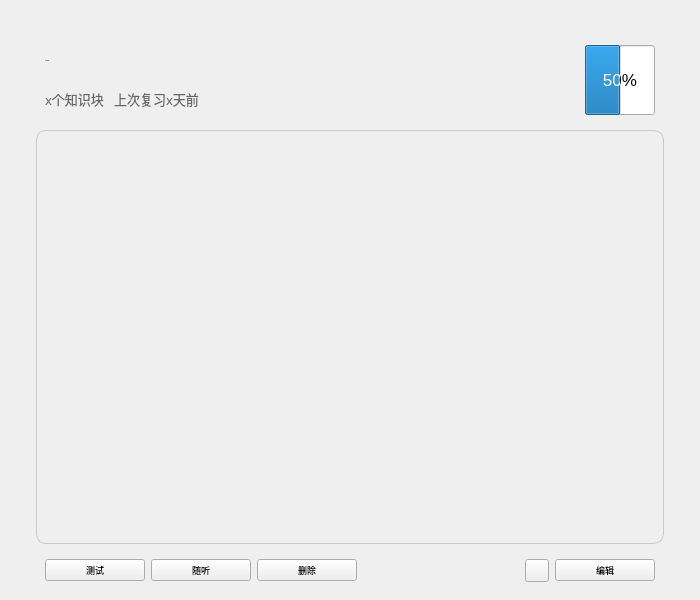
<?xml version="1.0" encoding="UTF-8"?>
<ui version="4.0">
 <class>PageKnowledgeReview</class>
 <widget class="QWidget" name="PageKnowledgeReview">
  <property name="geometry">
   <rect>
    <x>0</x>
    <y>0</y>
    <width>700</width>
    <height>600</height>
   </rect>
  </property>
  <property name="font">
   <font>
    <pointsize>7</pointsize>
   </font>
  </property>
  <property name="windowTitle">
   <string>Form</string>
  </property>
  <layout class="QVBoxLayout" name="verticalLayout">
   <property name="leftMargin">
    <number>36</number>
   </property>
   <property name="topMargin">
    <number>36</number>
   </property>
   <property name="rightMargin">
    <number>36</number>
   </property>
   <property name="bottomMargin">
    <number>9</number>
   </property>
   <item>
    <widget class="QWidget" name="TopWidget" native="true">
     <property name="font">
      <font>
       <pointsize>1</pointsize>
      </font>
     </property>
     <layout class="QHBoxLayout" name="horizontalLayout">
      <item>
       <widget class="QWidget" name="TitleWidget" native="true">
        <layout class="QVBoxLayout" name="verticalLayout_2">
         <property name="leftMargin">
          <number>0</number>
         </property>
         <property name="topMargin">
          <number>0</number>
         </property>
         <property name="rightMargin">
          <number>0</number>
         </property>
         <property name="bottomMargin">
          <number>0</number>
         </property>
         <item>
          <widget class="TitleLabel" name="knowledgeTitle">
           <property name="text">
            <string>Title label</string>
           </property>
          </widget>
         </item>
         <item>
          <widget class="BodyLabel" name="knowledgeInfoTitle">
           <property name="font">
            <font>
             <family>微软雅黑</family>
             <pointsize>10</pointsize>
             <bold>false</bold>
            </font>
           </property>
           <property name="styleSheet">
            <string notr="true">color: #666666;</string>
           </property>
           <property name="text">
            <string>x个知识块   上次复习x天前</string>
           </property>
          </widget>
         </item>
        </layout>
       </widget>
      </item>
      <item>
       <widget class="ProgressRing" name="masteryRing">
        <property name="sizePolicy">
         <sizepolicy hsizetype="Fixed" vsizetype="Preferred">
          <horstretch>0</horstretch>
          <verstretch>0</verstretch>
         </sizepolicy>
        </property>
        <property name="minimumSize">
         <size>
          <width>70</width>
          <height>70</height>
         </size>
        </property>
        <property name="maximumSize">
         <size>
          <width>70</width>
          <height>70</height>
         </size>
        </property>
        <property name="font">
         <font>
          <family>Segoe UI</family>
          <pointsize>13</pointsize>
          <bold>false</bold>
         </font>
        </property>
        <property name="value">
         <number>50</number>
        </property>
        <property name="textVisible">
         <bool>true</bool>
        </property>
        <property name="orientation">
         <enum>Qt::Horizontal</enum>
        </property>
        <property name="invertedAppearance">
         <bool>false</bool>
        </property>
        <property name="textDirection">
         <enum>QProgressBar::TopToBottom</enum>
        </property>
        <property name="format">
         <string>%p%</string>
        </property>
        <property name="useAni">
         <bool>true</bool>
        </property>
        <property name="val">
         <double>50.000000000000000</double>
        </property>
       </widget>
      </item>
     </layout>
    </widget>
   </item>
   <item>
    <widget class="SingleDirectionScrollArea" name="SingleDirectionScrollArea">
     <property name="styleSheet">
      <string notr="true">border:1px solid rgba(120,120,120,80);border-radius:10px;background: rgba(0,0,0,0)</string>
     </property>
     <property name="widgetResizable">
      <bool>true</bool>
     </property>
     <widget class="QWidget" name="scrollAreaWidgetContents">
      <property name="geometry">
       <rect>
        <x>0</x>
        <y>0</y>
        <width>626</width>
        <height>403</height>
       </rect>
      </property>
      <property name="styleSheet">
       <string notr="true">border:0;background: rgba(0,0,0,0)</string>
      </property>
      <layout class="QHBoxLayout" name="horizontalLayout_3">
       <property name="leftMargin">
        <number>0</number>
       </property>
       <property name="topMargin">
        <number>0</number>
       </property>
       <property name="rightMargin">
        <number>0</number>
       </property>
       <property name="bottomMargin">
        <number>0</number>
       </property>
       <item>
        <widget class="KnowledgeView" name="mainWidget" native="true">
         <property name="sizePolicy">
          <sizepolicy hsizetype="Preferred" vsizetype="Expanding">
           <horstretch>0</horstretch>
           <verstretch>0</verstretch>
          </sizepolicy>
         </property>
        </widget>
       </item>
      </layout>
     </widget>
    </widget>
   </item>
   <item>
    <widget class="QWidget" name="BottomWidget" native="true">
     <layout class="QHBoxLayout" name="horizontalLayout_2">
      <item>
       <widget class="PushButton" name="testButton">
        <property name="minimumSize">
         <size>
          <width>100</width>
          <height>0</height>
         </size>
        </property>
        <property name="text">
         <string>测试</string>
        </property>
       </widget>
      </item>
      <item>
       <widget class="PushButton" name="listenButton">
        <property name="minimumSize">
         <size>
          <width>100</width>
          <height>0</height>
         </size>
        </property>
        <property name="text">
         <string>随听</string>
        </property>
       </widget>
      </item>
      <item>
       <widget class="PushButton" name="deleteButton">
        <property name="minimumSize">
         <size>
          <width>100</width>
          <height>0</height>
         </size>
        </property>
        <property name="text">
         <string>删除</string>
        </property>
       </widget>
      </item>
      <item>
       <spacer name="spacer">
        <property name="orientation">
         <enum>Qt::Horizontal</enum>
        </property>
        <property name="sizeHint" stdset="0">
         <size>
          <width>40</width>
          <height>20</height>
         </size>
        </property>
       </spacer>
      </item>
      <item>
       <widget class="TransparentToggleToolButton" name="visibleToggleButton"/>
      </item>
      <item>
       <widget class="PushButton" name="editButton">
        <property name="minimumSize">
         <size>
          <width>100</width>
          <height>0</height>
         </size>
        </property>
        <property name="text">
         <string>编辑</string>
        </property>
       </widget>
      </item>
     </layout>
    </widget>
   </item>
  </layout>
 </widget>
 <customwidgets>
  <customwidget>
   <class>PushButton</class>
   <extends>QPushButton</extends>
   <header>qfluentwidgets</header>
  </customwidget>
  <customwidget>
   <class>ToolButton</class>
   <extends>QToolButton</extends>
   <header>qfluentwidgets</header>
  </customwidget>
  <customwidget>
   <class>ToggleToolButton</class>
   <extends>ToolButton</extends>
   <header>qfluentwidgets</header>
  </customwidget>
  <customwidget>
   <class>TransparentToggleToolButton</class>
   <extends>ToggleToolButton</extends>
   <header>qfluentwidgets</header>
  </customwidget>
  <customwidget>
   <class>SingleDirectionScrollArea</class>
   <extends>QScrollArea</extends>
   <header>qfluentwidgets</header>
   <container>1</container>
  </customwidget>
  <customwidget>
   <class>BodyLabel</class>
   <extends>QLabel</extends>
   <header>qfluentwidgets</header>
  </customwidget>
  <customwidget>
   <class>TitleLabel</class>
   <extends>QLabel</extends>
   <header>qfluentwidgets</header>
  </customwidget>
  <customwidget>
   <class>ProgressBar</class>
   <extends>QProgressBar</extends>
   <header>qfluentwidgets</header>
  </customwidget>
  <customwidget>
   <class>ProgressRing</class>
   <extends>ProgressBar</extends>
   <header>qfluentwidgets</header>
  </customwidget>
  <customwidget>
   <class>KnowledgeView</class>
   <extends>QWidget</extends>
   <header location="global">pwidgets</header>
   <container>1</container>
  </customwidget>
 </customwidgets>
 <resources/>
 <connections/>
</ui>
